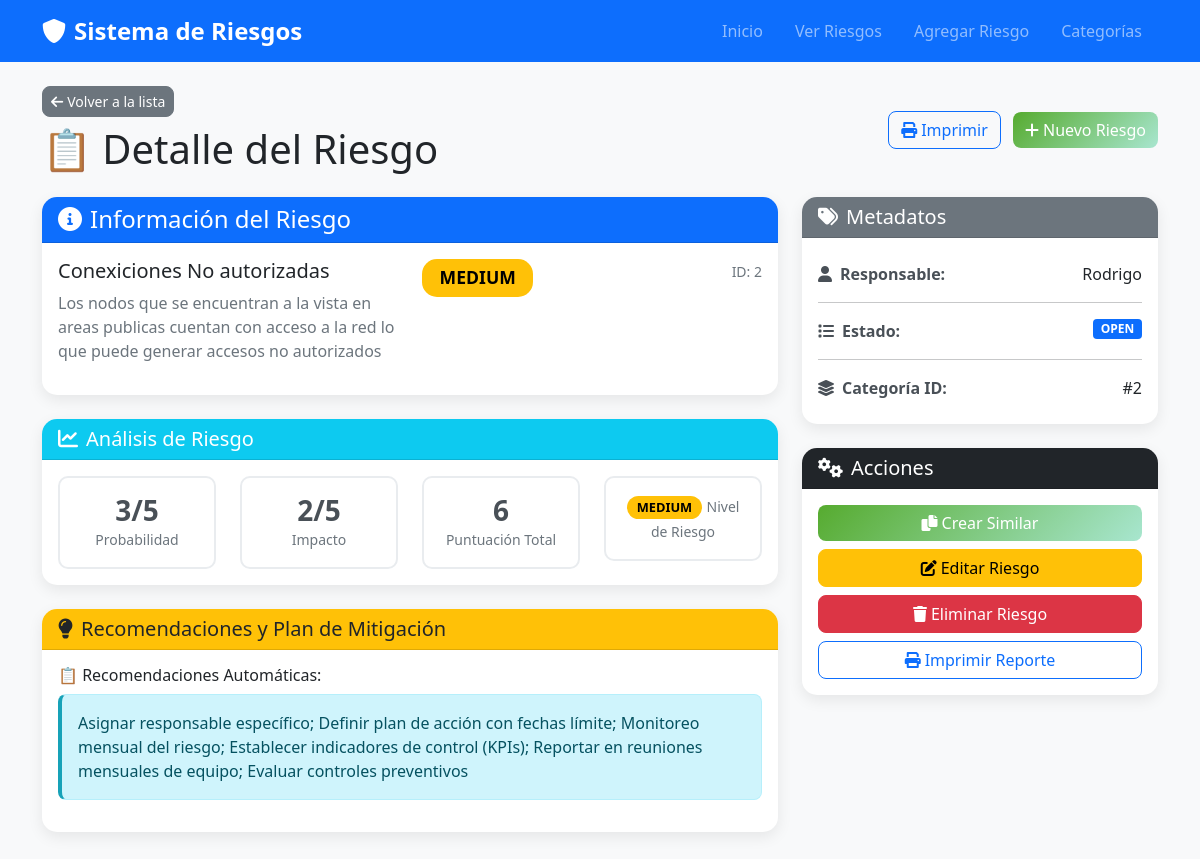
Screenshot of /risk/2 with the database file from the repository.
### app/models.py (models this page shows)
class Risk(Base):
    __tablename__ = "risks"
    id = Column(Integer, primary_key=True, index=True)
    title = Column(String(200), index=True)
    description = Column(String(1000))
    probability = Column(Integer)  # 1-5 scale
    impact = Column(Integer)       # 1-5 scale
    risk_level = Column(Enum(RiskLevel))
    status = Column(Enum(RiskStatus), default=RiskStatus.OPEN)
    owner = Column(String(100))
    mitigation_plan = Column(String(1000))
    recommendations = Column(String(1000))
    created_at = Column(DateTime(timezone=True), server_default=func.now())  # ← NUEVO CAMPO
    updated_at = Column(DateTime(timezone=True), onupdate=func.now())        # ← OPCIONAL
    category_id = Column(Integer, ForeignKey("risk_categories.id"))
    category = relationship("RiskCategory", back_populates="risks")

### app/main.py (the view)
@app.get("/risk/{risk_id}", response_class=HTMLResponse)
async def risk_detail_page(request: Request, risk_id: int, db: Session = Depends(get_db)):
    risk = crud.get_risk(db, risk_id)
    if not risk:
        return RedirectResponse(url="/risks")
    return templates.TemplateResponse("risk-detail.html", {
        "request": request,
        "risk": crud.risk_to_dict(risk)
    })

### templates/risk-detail.html (shortened to what this page needs)
<!DOCTYPE html>
<html lang="es">
<head>
    <link href="https://cdn.jsdelivr.net/npm/bootstrap@5.1.3/dist/css/bootstrap.min.css" rel="stylesheet">
    <link href="https://cdnjs.cloudflare.com/ajax/libs/font-awesome/6.0.0/css/all.min.css" rel="stylesheet">
    <link href="/static/css/style.css" rel="stylesheet">
</head>
<body>
    <nav class="navbar navbar-expand-lg navbar-dark bg-primary">
        <div class="container">
            <a class="navbar-brand" href="/">
                <i class="fas fa-shield-alt me-2"></i>Sistema de Riesgos
            </a>
            <div class="navbar-nav">
                <a class="nav-link" href="/">Inicio</a>
                <a class="nav-link" href="/risks">Ver Riesgos</a>
                <a class="nav-link" href="/add-risk">Agregar Riesgo</a>
                <a class="nav-link" href="/categories-manager">Categorías</a>
            </div>
        </div>
    </nav>
    <div class="container my-4">
        <div class="d-flex justify-content-between align-items-center mb-4">
            <div>
                <a href="/risks" class="btn btn-secondary btn-sm mb-2">
                    <i class="fas fa-arrow-left me-1"></i>Volver a la lista
                </a>
                <h1 class="mb-0">📋 Detalle del Riesgo</h1>
            </div>
            <div>
                <button onclick="window.print()" class="btn btn-outline-primary me-2">
                    <i class="fas fa-print me-1"></i>Imprimir
                </button>
                <a href="/add-risk" class="btn btn-success">
                    <i class="fas fa-plus me-1"></i>Nuevo Riesgo
                </a>
            </div>
        </div>
        <div class="row">
            <div class="col-md-8">
                <div class="card mb-4">
                    <div class="card-header bg-primary text-white">
                        <h4 class="mb-0"><i class="fas fa-info-circle me-2"></i>Información del Riesgo</h4>
                    </div>
                    <div class="card-body">
                        <div class="row">
                            <div class="col-md-6">
                                <h5>{{ risk.title }}</h5>
                                <p class="text-muted">{{ risk.description }}</p>
                            </div>
                            <div class="col-md-6">
                                <div class="d-flex justify-content-between">
                                    <div>
                                        <span class="badge risk-badge {{ risk.risk_level.lower() if risk.risk_level else 'unknown' }} large-badge">
                                            {{ risk.risk_level if risk.risk_level else 'UNKNOWN' }}
                                        </span>
                                    </div>
                                    <div class="text-end">
                                        <small class="text-muted">ID: {{ risk.id }}</small>
                                    </div>
                                </div>
                            </div>
                        </div>
                    </div>
                </div>
                <div class="card mb-4">
                    <div class="card-header bg-info text-white">
                        <h5 class="mb-0"><i class="fas fa-chart-line me-2"></i>Análisis de Riesgo</h5>
                    </div>
                    <div class="card-body">
                        <div class="row text-center">
                            <div class="col-md-3">
                                <div class="metric-box">
                                    <h3>{{ risk.probability }}/5</h3>
                                    <small>Probabilidad</small>
                                </div>
                            </div>
                            <div class="col-md-3">
                                <div class="metric-box">
                                    <h3>{{ risk.impact }}/5</h3>
                                    <small>Impacto</small>
                                </div>
                            </div>
                            <div class="col-md-3">
                                <div class="metric-box">
                                    <h3>{{ risk.probability * risk.impact }}</h3>
                                    <small>Puntuación Total</small>
                                </div>
                            </div>
                            <div class="col-md-3">
                                <div class="metric-box">
                                    <span class="badge risk-badge {{ risk.risk_level.lower() if risk.risk_level else 'unknown' }}">
                                        {{ risk.risk_level if risk.risk_level else 'UNKNOWN' }}
                                    </span>
                                    <small>Nivel de Riesgo</small>
                                </div>
                            </div>
                        </div>
                    </div>
                </div>
                <div class="card mb-4">
                    <div class="card-header bg-warning text-dark">
                        <h5 class="mb-0"><i class="fas fa-lightbulb me-2"></i>Recomendaciones y Plan de Mitigación</h5>
                    </div>
                    <div class="card-body">
                        {% if risk.recommendations %}
                        <div class="recommendations">
                            <h6>📋 Recomendaciones Automáticas:</h6>
                            <div class="alert alert-info">
                                {{ risk.recommendations }}
                            </div>
                        </div>
                        {% endif %}
                    </div>
                </div>
            </div>
            <div class="col-md-4">
                <div class="card mb-4">
                    <div class="card-header bg-secondary text-white">
                        <h5 class="mb-0"><i class="fas fa-tags me-2"></i>Metadatos</h5>
                    </div>
                    <div class="card-body">
                        <div class="metadata-item">
                            <strong><i class="fas fa-user me-2"></i>Responsable:</strong>
                            <span class="float-end">{{ risk.owner }}</span>
                        </div>
                        <hr>
                        <div class="metadata-item">
                            <strong><i class="fas fa-list me-2"></i>Estado:</strong>
                            <span class="float-end badge bg-primary">{{ risk.status if risk.status else 'UNKNOWN' }}</span>
                        </div>
                        <hr>
                        <div class="metadata-item">
                            <strong><i class="fas fa-layer-group me-2"></i>Categoría ID:</strong>
                            <span class="float-end">#{{ risk.category_id }}</span>
                        </div>
                    </div>
                </div>
                <div class="card">
                    <div class="card-header bg-dark text-white">
                        <h5 class="mb-0"><i class="fas fa-cogs me-2"></i>Acciones</h5>
                    </div>
                    <div class="card-body">
                        <div class="d-grid gap-2">
                            <a href="/add-risk" class="btn btn-success">
                                <i class="fas fa-copy me-1"></i>Crear Similar
                            </a>
                            <button class="btn btn-warning" onclick="editRisk({{ risk.id }})">
                                <i class="fas fa-edit me-1"></i>Editar Riesgo
                            </button>
                            <button class="btn btn-danger" onclick="deleteRisk({{ risk.id }})">
                                <i class="fas fa-trash me-1"></i>Eliminar Riesgo
                            </button>
                            <button onclick="window.print()" class="btn btn-outline-primary">
                                <i class="fas fa-print me-1"></i>Imprimir Reporte
                            </button>
                        </div>
                    </div>
                </div>
            </div>
        </div>
    </div>
</body>
</html>

### static/css/style.css (style rules this page uses)
body { background-color: #f8f9fa; font-family: 'Segoe UI', Tahoma, Geneva, Verdana, sans-serif; }
.risk-badge { font-size: 0.8em; padding: 0.4em 0.8em; border-radius: 15px; }
.risk-badge.medium { background: #ffc107; color: black; }
.card { border: none; border-radius: 15px; box-shadow: 0 5px 15px rgba(0,0,0,0.08); }
.card-header { border-radius: 15px 15px 0 0 !important; }
.btn { border-radius: 8px; font-weight: 500; }
.btn-success { background: linear-gradient(135deg, #56ab2f 0%, #a8e6cf 100%); border: none; }
.navbar-brand { font-weight: bold; font-size: 1.5rem; }
.navbar-nav .nav-link { font-weight: 500; margin: 0 0.5rem; border-radius: 8px; }
.large-badge { font-size: 1.1em; padding: 0.6em 1em; }
.metric-box { padding: 1rem; border: 2px solid #e9ecef; border-radius: 10px; background: white; }
.metric-box h3 { margin: 0; color: #495057; font-weight: bold; }
.metric-box small { color: #6c757d; font-weight: 500; }
.recommendations .alert, .mitigation-plan .alert { border-left: 4px solid; border-radius: 8px; }
.recommendations .alert { border-left-color: #17a2b8; }
.metadata-item { margin: 0.5rem 0; }
.metadata-item strong { color: #495057; }

### rows the page displays
Risk: title "Conexiciones No autorizadas", description "Los nodos que se encuentran a la vista en areas publicas cuentan con acceso a la red lo que puede generar accesos no autorizados", risk_level "MEDIUM", recommendations "Asignar responsable específico; Definir plan de acción con fechas límite; Monitoreo mensual del riesgo; Establecer indicadores de control (KPIs); Reportar en reuniones mensuales de equipo; Evaluar controles preventivos", owner "Rodrigo", status "OPEN"

### other values shown
{{ risk.id }} "2"
{{ risk.probability }} "3"
{{ risk.impact }} "2"
{{ risk.probability * risk.impact }} "6"
{{ risk.category_id }} "2"
